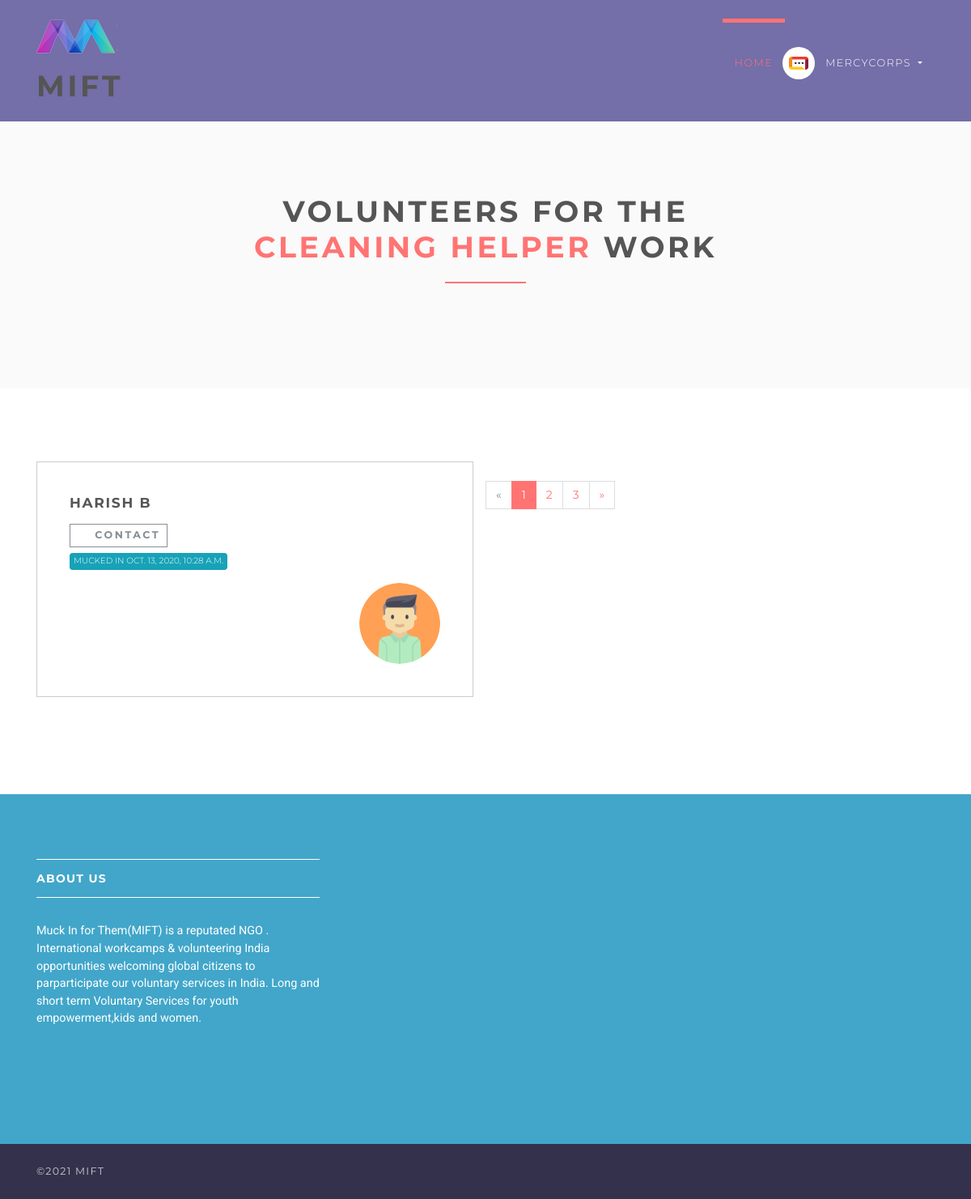
Page /ngo/dashboard/applicants/27 (signed in) on the committed database.
### accounts/models.py (models this page shows, shortened)
class User(AbstractUser):
    username = None
    role = models.CharField(max_length=12, error_messages={
        'required': "Role must be provided"
    })
    gender = models.CharField(max_length=10, blank=True, null=True, default="")
    email = models.EmailField(unique=True, blank=False,
                              error_messages={
                                  'unique': "A user with that email already exists.",
                              })
    account_no=models.PositiveIntegerField(null=True,blank=True)
    ifsc=models.TextField(max_length=15)
    account_holder_name = models.CharField(max_length=25)
    address = models.TextField(max_length=50)
    phone_regex = RegexValidator(regex=r'^\+?1?\d{8,10}$',
                                 message="Phone number must be entered in the format: '+999999999'. Up to 10 digits allowed.")
    phno = models.CharField(validators=[phone_regex], max_length=17, blank=True)  # validators should be a list
    USERNAME_FIELD = "email"
    REQUIRED_FIELDS = []
    objects = UserManager()

### jobsapp/models.py (models this page shows, shortened)
class Job(models.Model):
    user = models.ForeignKey(User, on_delete=models.CASCADE)
    title = models.CharField(max_length=300)
    description = models.TextField()
    location = models.CharField(max_length=150)
    type = models.CharField(choices=JOB_TYPE, max_length=10)
    last_date = models.DateTimeField()
    company_name = models.CharField(max_length=100)
    company_description = models.CharField(max_length=300)
    website = models.CharField(max_length=100, default="",blank=True)
    created_at = models.DateTimeField(default=timezone.now)
    filled = models.BooleanField(default=False)
    phone_number= models.PositiveIntegerField(blank=True,null=True)

class Applicant(models.Model):
    user = models.ForeignKey(User, on_delete=models.CASCADE)
    job = models.ForeignKey(Job, on_delete=models.CASCADE, related_name='applicants')
    created_at = models.DateTimeField(default=timezone.now)
    class Meta:
        unique_together = ['user', 'job']

### jobsapp/views/ngo.py (the view)
# urls.py: path('applicants/<int:job_id>', ApplicantPerJobView.as_view(), name='ngo-dashboard-applicants'),
class ApplicantPerJobView(ListView):
    model = Applicant
    template_name = 'jobs/ngo/applicants.html'
    context_object_name = 'applicants'
    paginate_by = 1
    @method_decorator(login_required(login_url=reverse_lazy('accounts:login')))
    def dispatch(self, request, *args, **kwargs):
        return super().dispatch(self.request, *args, **kwargs)
    def get_queryset(self):
        return Applicant.objects.filter(job_id=self.kwargs['job_id']).order_by('id')
    def get_context_data(self, **kwargs):
        context = super().get_context_data(**kwargs)
        context['job'] = Job.objects.get(id=self.kwargs['job_id'])
        return context

### templates/jobs/ngo/applicants.html (shortened to what this page needs)
{% extends 'base.html' %}
{% load static %}
{% block content %}
    <section class="bg-light-gray">
        <div class="container">
            <div class="row">
                <div class="col-lg-8 mx-auto">
                    <h1 class="heading">Volunteers for the <span class="accent">{{ job.title }}</span> work</h1>
                </div>
            </div>
        </div>
    </section>
    <section>
        <div class="container">
            <div class="row">
                {% for applicant in applicants %}
                    <div class="col-lg-6">
                        <div class="box applicant">
                            <h4>{{ applicant.user.get_full_name }}</h4>
                            <a href="#" data-toggle="modal" data-target="#contact-modal"
                               class="btn btn-outline-white-secondary btn-sm">
                                <i class="fa fa-envelope"></i>Contact
                            </a>
                            <p>
                                <span class="badge badge-info">Mucked in {{ applicant.created_at.astimezone }}</span>
                            </p>
                            <div class="d-flex justify-content-between">
                                <p class="intro"></p>
                                <div class="image">
                                    <img src="{% static 'img/avatar.png' %}" alt=""
                                         class="img-fluid rounded-circle">
                                </div>
                            </div>
                        </div>
                    </div>
                {% endfor %}
                {% if is_paginated %}
                    <div class="row">
                        <div class="col-md-12">
                            <nav aria-label="Page navigation example" class="d-flex justify-content-center mt-4 mb-4">
                                <ul class="pagination">
                                    {% if page_obj.has_previous %}
                                        <li class="page-item">
                                            <a href="?page={{ page_obj.previous_page_number }}"
                                               class="page-link">&laquo;</a>
                                        </li>
                                    {% else %}
                                        <li class="page-item disabled">
                                            <a class="page-link">&laquo;</a>
                                        </li>
                                    {% endif %}
                                    {% for i in page_obj.paginator.page_range %}
                                        {% if page_obj.number == i %}
                                            <li class="page-item active">
                                                <a class="page-link">{{ i }}</a>
                                            </li>
                                        {% else %}
                                            <li class="page-item">
                                                <a href="?page={{ i }}" class="page-link">{{ i }}</a>
                                            </li>
                                        {% endif %}
                                    {% endfor %}
                                    {% if page_obj.has_next %}
                                        <li class="page-item">
                                            <a href="?page={{ page_obj.next_page_number }}"
                                               class="page-link">&raquo;</a>
                                        </li>
                                    {% else %}
                                        <li class="page-item disabled">
                                            <a class="page-link">&raquo;</a>
                                        </li>
                                    {% endif %}
                                </ul>
                            </nav>
                        </div>
                    </div>
                {% else %}
                    <h3>No Volunteers Mucked In For This Work</h3>
                {% endif %}
            </div>
        </div>
    </section>
{% endblock %}

### templates/base.html (shortened to what this page needs)
{% load static %}
<!DOCTYPE html>
<html>
<head>
    <link rel="stylesheet"
          href="{% static 'vendor/bootstrap/css/bootstrap.min.css' %}">
    <link rel="stylesheet"
          href="{% static 'vendor/font-awesome/css/font-awesome.min.css' %}">
    <link rel="stylesheet"
          href="{% static 'vendor/owl.carousel/assets/owl.carousel.css' %}">
    <link rel="stylesheet"
          href="{% static 'vendor/owl.carousel/assets/owl.theme.default.css' %}">
    <link rel="stylesheet" href="{% static 'css/style.default.css' %}"
          id="theme-stylesheet">
    <link rel="stylesheet" href="{% static 'css/custom.css' %}">
</head>
<body>
<header class="header">
    <nav class="navbar navbar-expand-lg">
        <div class="container">
            <a href="/" class="navbar-brand">
                <img src="{% static 'img/logo-small.png' %}" alt="logo" class="d-none d-lg-block"><h1>MIFT</h1>
            </a>
            <div id="navbarSupportedContent" class="collapse navbar-collapse">
                <ul class="navbar-nav ml-auto">
                    <li class="nav-item active">
                        <a href="/" class="nav-link">Home <span class="sr-only">(current)</span></a>
                    </li>
                    {% if request.user.is_authenticated and request.user.role == 'ngo' %}
                        <li class="nav-item dropdown">
                            <a id="clientZone" href="#" data-toggle="dropdown"
                               aria-haspopup="true" aria-expanded="false"
                               class="nav-link dropdown-toggle has-img mb-3 mb-lg-0 mt-3 mt-lg-0">
                                <div class="client-menu-image">
                                    <div class="inner">
                                        <img src="{% static 'img/company-1.png' %}"
                                             alt="company image"
                                             class="img-fluid">
                                    </div>
                                </div>
                                {% if request.user.role == 'user' %}
                                    {{ request.user.first_name }} {{ request.user.last_name }}
                                {% else %}
                                    {{ request.user.first_name }}
                                {% endif %}
                            </a>
                        </li>
                    {% endif %}
                </ul>
            </div>
        </div>
    </nav>
</header>
<div>
    {% block content %} {% endblock %}
</div>
<footer class="footer">
    <div class="footer__block">
        <div class="container">
            <div class="row">
                <div class="col-lg-4 col-md-12 mb-5">
                    <h4 class="h5">About Us</h4>
                    <p> Muck In for Them(MIFT) is a reputated NGO .
                        International workcamps & volunteering India opportunities welcoming global citizens to parparticipate our voluntary services in India.
                        Long and short term Voluntary Services for youth empowerment,kids and women. </p>
                </div>
            </div>
        </div>
    </div>
    <div class="footer__copyright">
        <div class="container">
            <div class="row">
                <div class="col-md-6 text-md-left text-center">
                    <p>&copy;2021 MIFT</p>
                </div>
            </div>
        </div>
    </div>
</footer>
</body>
</html>

### static/css/custom.css (style rules this page uses)
.mb-5, .my-5 { margin-bottom: 3rem !important; }

### rows in the picture
User: user.first_name "MERCYCORPS"
Job: title "CLEANING HELPER"
Applicant: user.get_full_name "HARISH B", created_at.astimezone "OCT. 13, 2020, 10:28 A.M."

### other values in the picture
{{ i }} "1"
{{ i }} "2" "3"
